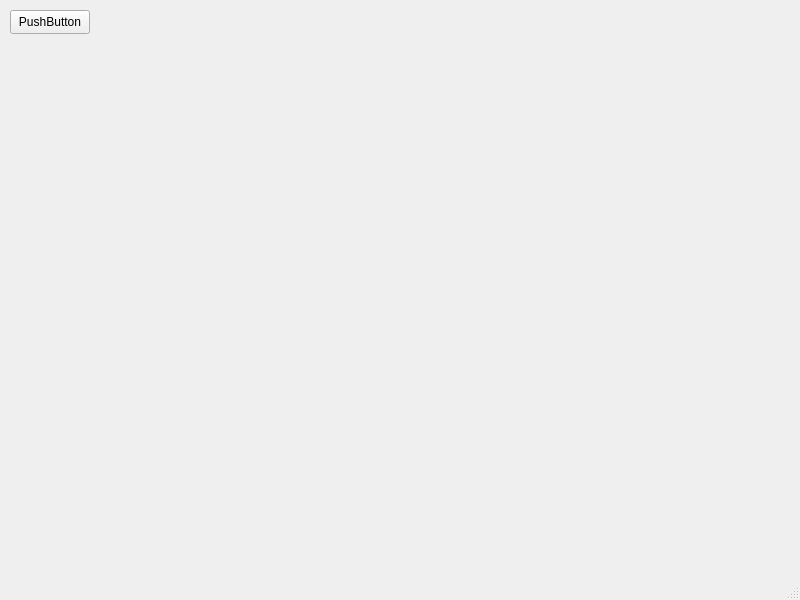
<?xml version="1.0" encoding="UTF-8"?>
<ui version="4.0">
 <class>MainWindow</class>
 <widget class="QMainWindow" name="MainWindow">
  <property name="geometry">
   <rect>
    <x>0</x>
    <y>0</y>
    <width>800</width>
    <height>600</height>
   </rect>
  </property>
  <property name="windowTitle">
   <string>MainWindow</string>
  </property>
  <widget class="QWidget" name="centralwidget">
   <widget class="QPushButton" name="pushButton">
    <property name="geometry">
     <rect>
      <x>10</x>
      <y>10</y>
      <width>80</width>
      <height>24</height>
     </rect>
    </property>
    <property name="text">
     <string>PushButton</string>
    </property>
    <property name="autoDefault">
     <bool>true</bool>
    </property>
   </widget>
  </widget>
  <widget class="QMenuBar" name="menubar">
   <property name="geometry">
    <rect>
     <x>0</x>
     <y>0</y>
     <width>800</width>
     <height>21</height>
    </rect>
   </property>
  </widget>
  <widget class="QStatusBar" name="statusbar"/>
 </widget>
 <resources/>
 <connections/>
</ui>
